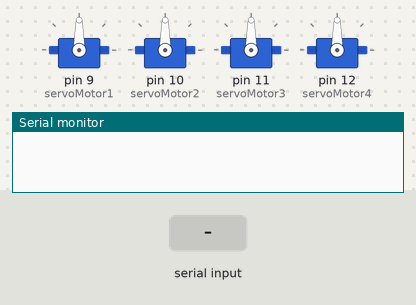
This sketch was run on a simulated Arduino Uno, built with avr-gcc and run on an emulated ATmega328P. On the bench: 4 × servo, the last lines printed to the serial monitor. The test bench sets the inputs (shaded band).

Above: at 1.2 s.
1.3 s: "A" received over Serial
2.8 s: "D" received over Serial
At 3.6 s:
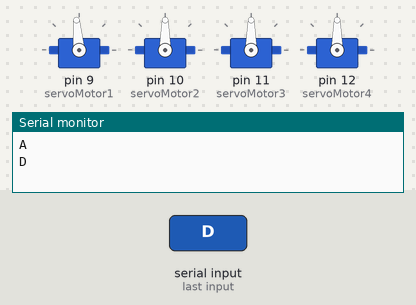
4.3 s: "Z" received over Serial
5.8 s: "X" received over Serial
At 7.1 s:
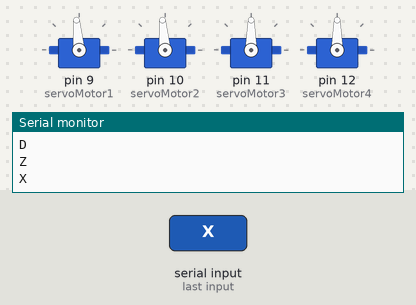
Timing chart, 0 to 8.3 s (numbered marks = the images above; inputs shaded):
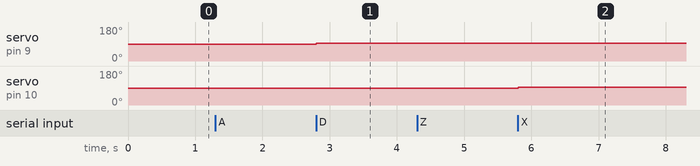

The sketch:

brazo.ino
```cpp
#include <Servo.h>
Servo servoMotor1;
Servo servoMotor2;
Servo servoMotor3;
Servo servoMotor4;

int i=0;
int angulo1=90,angulo2=90,angulo3=90,angulo4=90;

void setup()
{
  Serial.begin(9600);
  servoMotor1.attach(9);
  servoMotor2.attach(10);
  servoMotor3.attach(11);
  servoMotor4.attach(12);
}

void loop()
{


  if(Serial.available()>0)
  {
    char dato=Serial.read();
    Serial.println(dato);

     if(dato=='A'){
        servoMotor1.write(angulo1);
        angulo1+=5;
     }
     else if(dato=='D'){
        servoMotor1.write(angulo1);
        angulo1-=5;
     }
          else if(dato=='Z'){
      servoMotor2.write(angulo2);
     angulo2+=5;
     }
     else if(dato=='X'){
      servoMotor2.write(angulo2);
      angulo2-=5;
     }
    else if(dato=='W'){
        servoMotor3.write(angulo3);
        angulo3+=5;
     }
     else if(dato=='S'){
        servoMotor3.write(angulo3);
        angulo3-=5;
     }
     else if(dato=='L'){
        servoMotor4.write(angulo4);
        angulo4+=5;
     }
     else if(dato=='R'){
        servoMotor4.write(angulo4);
        angulo4-=5;
     }

  }
}
```

Measured:
- after the input at 2.8 s, servo on pin 9 (servoMotor1): 90° → 95° at once
- after the input at 5.8 s, servo on pin 10 (servoMotor2): 90° → 95° at once
